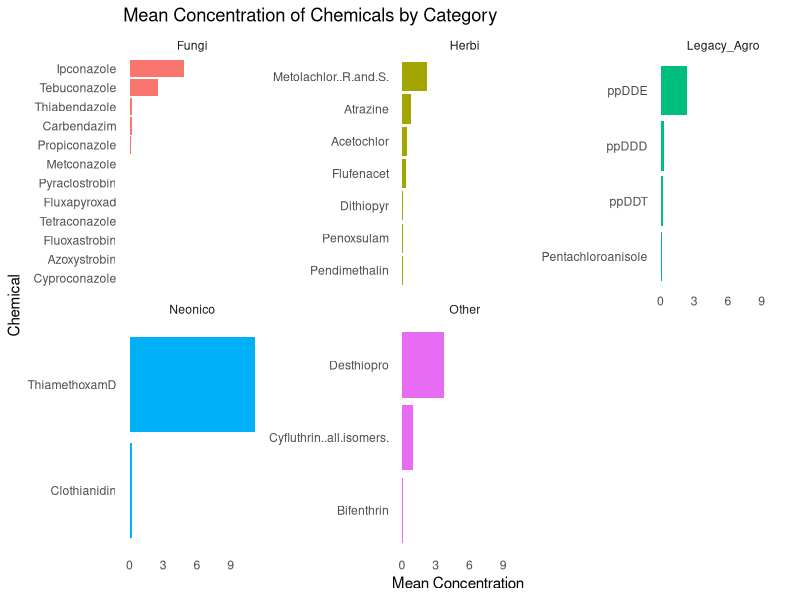
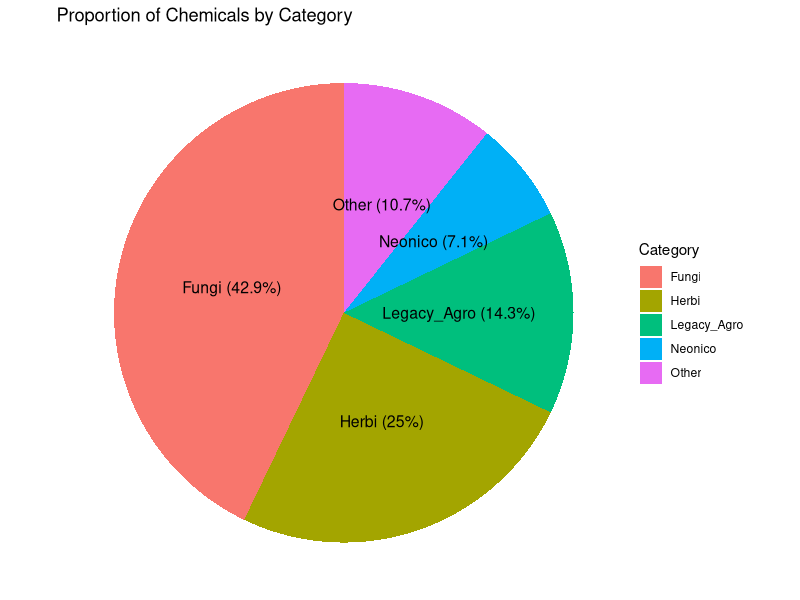
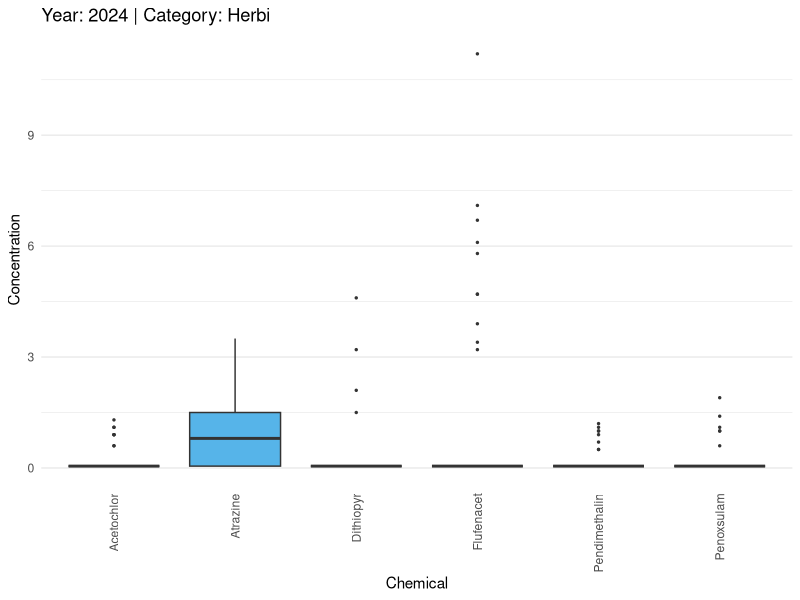
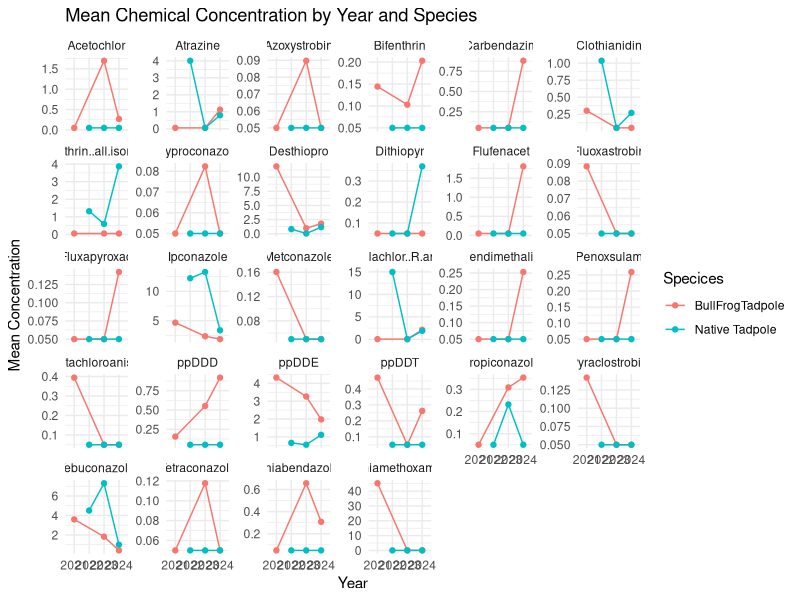
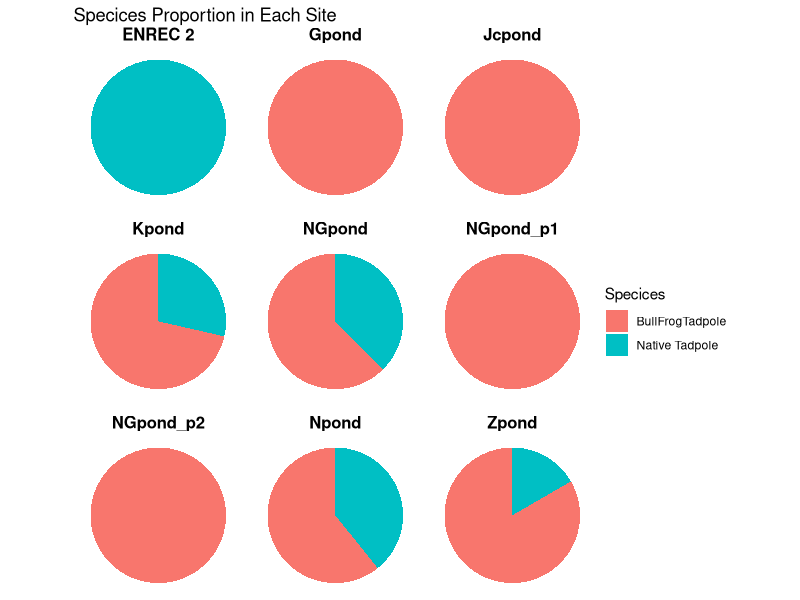
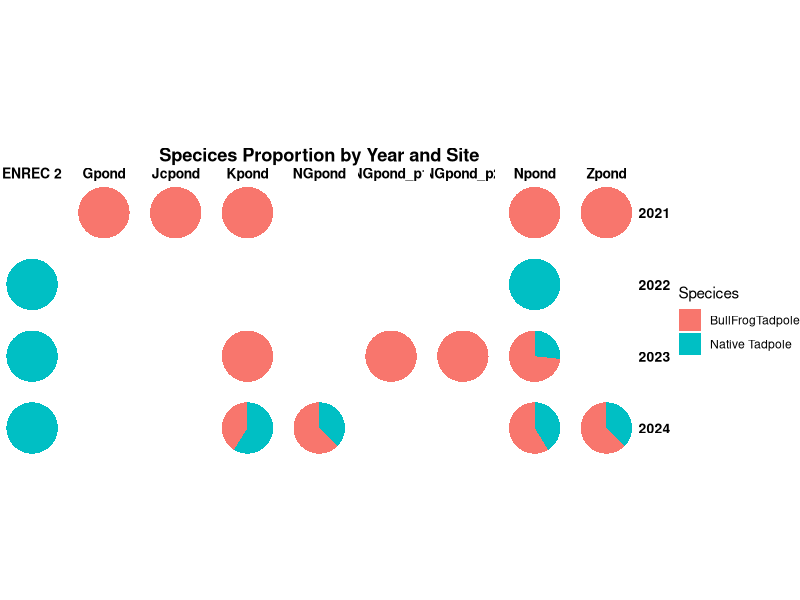
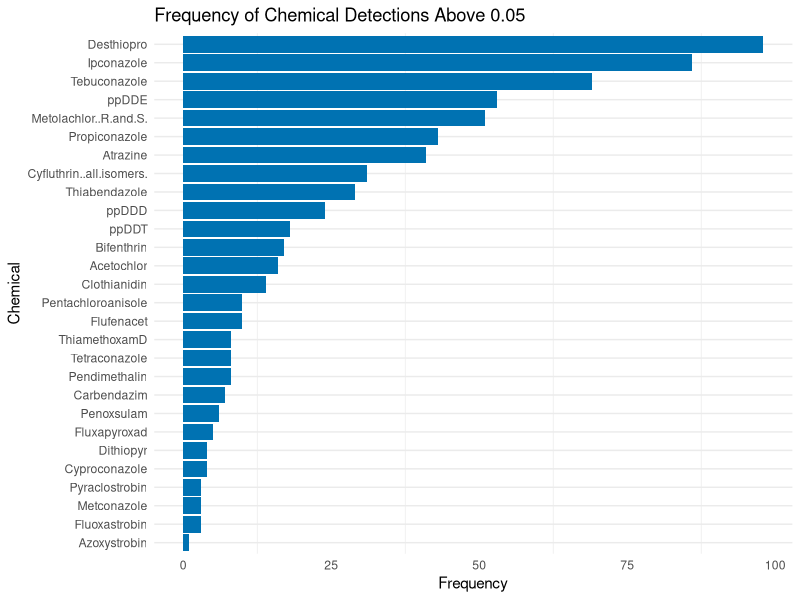

R code for these plots, in order:
## ---- chunk 1
knitr::opts_chunk$set(echo = TRUE)
## ---- chunk 2
tadpole_fin <- read.csv("Tadpole_2021_2024_WetWeight_clean.csv")
tadpole_fin$ThiamethoxamD <- as.numeric(tadpole_fin$ThiamethoxamD)
tadpole_fin$ThiamethoxamD[is.na(tadpole_fin$ThiamethoxamD)] <- 1897.6


# Changing all concentration values of 0.1 to 0.05
vars_to_change <- c("Clothianidin", "ThiamethoxamD","Azoxystrobin", "Carbendazim", "Cyproconazole", "Fluoxastrobin", 
                    "Fluxapyroxad", "Ipconazole", "Metconazole", "Propiconazole", "Pyraclostrobin", "Tebuconazole",
                    "Tetraconazole", "Thiabendazole","Acetochlor", "Atrazine", "Dithiopyr", "Flufenacet", 
                    "Metolachlor..R.and.S.", "Pendimethalin", "Penoxsulam","Cyfluthrin..all.isomers.", "Bifenthrin",
                    "Desthiopro","ppDDD", "ppDDE", "ppDDT", "Pentachloroanisole" )

# Replace 0.1 with 0.05 in the specified columns
tadpole_fin[vars_to_change] <- lapply(tadpole_fin[vars_to_change], function(x) ifelse(x == 0.1, 0.05, x))

#summary(tadpole_fin)


## ---- chunk 3
chemicals <- tadpole_fin[,c(9:36)]
# Summary statistics for numeric variables
summary_table <- data.frame(
  Chemical = names(chemicals),
  Mean = sapply(chemicals, mean, na.rm = TRUE),
  Median = sapply(chemicals, median, na.rm = TRUE),
  Min = sapply(chemicals, min, na.rm = TRUE),
  Max = sapply(chemicals, max, na.rm = TRUE),
  SD = sapply(chemicals, sd, na.rm = TRUE)
)


library(dplyr)
summary_table <- summary_table %>%
  mutate(Category = case_when(
    Chemical %in% c("Clothianidin", "ThiamethoxamD") ~ "Neonico",
    Chemical %in% c("Azoxystrobin", "Carbendazim", "Cyproconazole", "Fluoxastrobin", 
                    "Fluxapyroxad", "Ipconazole", "Metconazole", "Propiconazole", 
                    "Pyraclostrobin", "Tebuconazole", "Tetraconazole", "Thiabendazole") ~ "Fungi",
    Chemical %in% c("Acetochlor", "Atrazine", "Dithiopyr", "Flufenacet", 
                    "Metolachlor..R.and.S.", "Pendimethalin", "Penoxsulam") ~ "Herbi",
    Chemical %in% c("Cyfluthrin..all.isomers.", "Bifenthrin", "Desthiopro") ~ "Other",
    Chemical %in% c("ppDDD", "ppDDE", "ppDDT", "Pentachloroanisole") ~ "Legacy_Agro",
    TRUE ~ NA_character_  # Optional: Assign NA to unmatched values
  ))
sort(summary_table$Mean)
###########################################################################################################
library(ggplot2)
library(dplyr)


# Find global x-axis range
x_max <- max(summary_table$Mean, na.rm = TRUE)

# Plot
# Plot with grid lines removed
ggplot(summary_table, aes(x = Mean, y = reorder(Chemical, Mean), fill = Category)) +
  geom_col() +
  facet_wrap(~ Category, scales = "free_y") +
  scale_x_continuous(limits = c(0, x_max)) +
  labs(x = "Mean Concentration", y = "Chemical", title = "Mean Concentration of Chemicals by Category") +
  theme_minimal() +
  theme(
    legend.position = "none",
    panel.grid = element_blank(),         
    panel.grid.major = element_blank(),   
    panel.grid.minor = element_blank()
  )

#############################################################################################################
# Proportion of chemicals in each Category - Pie Chart
library(ggplot2)

chem_summary <- summary_table %>%
  count(Category) %>%
  mutate(Proportion = n / sum(n),
         Label = paste0(Category, " (", round(Proportion * 100, 1), "%)"))

# Create the pie chart
ggplot(chem_summary, aes(x = "", y = Proportion, fill = Category)) +
  geom_col(width = 1) +
  coord_polar(theta = "y") +
  labs(title = "Proportion of Chemicals by Category") +
  theme_void() +
  geom_text(aes(label = Label), 
            position = position_stack(vjust = 0.5), size = 4)


# Convert from wide to long format
# long_df <- wide_df %>%
#   pivot_longer(
#     cols = starts_with("Time"),     # columns to pivot
#     names_to = "Time_Point",        # new column name for former column names
#     values_to = "Value"             # new column name for values
#   )
# 
# print(long_df)

## ---- chunk 4
library(tidyr)
library(dplyr)

## Coverting data from wide to long format
conc_data <- tadpole_fin %>% 
  pivot_longer(
    cols = `Acetochlor`:`ThiamethoxamD`, 
    names_to = "Chemical",
    values_to = "Concentration"
)

conc_data[, c("Chemical")] <- lapply(conc_data[, c("Chemical")], as.factor)
conc_data <- conc_data[order(conc_data$Chemical),]
#conc_data$Chemical <- gsub("\\..*", "", conc_data$Chemical)
############################################################################################################
# Create a new variable with assigned categories
conc_data <- conc_data %>%
  mutate(Category = case_when(
    Chemical %in% c("Clothianidin", "Thiamethoxam") ~ "Neonico",
    Chemical %in% c("Azoxystrobin", "Carbendazim", "Cyproconazole", "Fluoxastrobin", 
                    "Fluxapyroxad", "Ipconazole", "Metconazole", "Propiconazole", 
                    "Pyraclostrobin", "Tebuconazole", "Tetraconazole", "Thiabendazole") ~ "Fungi",
    Chemical %in% c("Acetochlor", "Atrazine", "Dithiopyr", "Flufenacet", 
                    "Metolachlor", "Pendimethalin", "Penoxsulam") ~ "Herbi",
    Chemical %in% c("Cyfluthrin", "Bifenthrin", "Desthiopro") ~ "Other",
    Chemical %in% c("ppDDD", "ppDDE", "ppDDT", "Pentachloroanisole") ~ "Legacy_Agro",
    TRUE ~ NA_character_  # Optional: Assign NA to unmatched values
  ))

conc_data[, c("Category", "Site")] <- lapply(conc_data[, c("Category","Site")], as.factor)
levels(conc_data$Site)
############################################################################################################
library(lubridate)
# Convert Date to Date format and extract year
conc_data$Collection_date <- year(mdy(conc_data$Collection_date))
conc_data$Collection_date <- as.factor(conc_data$Collection_date)



## ---- chunk 5
library(dplyr)
library(ggplot2)
library(purrr)

# Filter chemicals by mean > 0.05 per year-category-chemical
chem_threshold <- conc_data %>%
  group_by(Collection_date, Category, Chemical) %>%
  summarise(mean_conc = mean(Concentration, na.rm = TRUE), .groups = "drop") %>%
  filter(mean_conc > 0.05)

# Join back to the original data to keep only those chemicals
summary_table_2 <- conc_data %>%
  inner_join(chem_threshold, by = c("Collection_date", "Category", "Chemical"))

# Step 3: Create boxplots per year-category
plots <- summary_table_2 %>%
  split(list(.$Collection_date, .$Category)) %>%
  map(~ ggplot(.x, aes(x = Chemical, y = Concentration)) +
         geom_boxplot(fill = "#56B4E9", outlier.size = 0.5) +
         labs(title = paste("Year:", unique(.x$Collection_date), "| Category:", unique(.x$Category)),
              x = "Chemical", y = "Concentration") +
         theme_minimal() +
         theme(axis.text.x = element_text(angle = 90, vjust = 0.5, hjust = 1),
               panel.grid.major.x = element_blank())
  )

# View first plot
# Change number to get various plots
print(plots[[8]])


## ---- chunk 6
# Convert to Date class (assumes mm/dd/yyyy format)
tadpole_fin$Collection_date <- as.Date(tadpole_fin$Collection_date, format = "%m/%d/%Y")
# Extract the year only
tadpole_fin$Collection_date <- format(tadpole_fin$Collection_date, "%Y")
# Now you can order by year
tadpole_fin <- tadpole_fin[order(tadpole_fin$Collection_date), ]

library(dplyr)


# Compute means grouped by species and year
tadpole_fin_means <- tadpole_fin %>%
  group_by(Specices, Collection_date) %>%
  summarise(across(where(is.numeric), mean, na.rm = TRUE), .groups = "drop")

# Removing some variables in the data frame
tadpole_fin_means <- tadpole_fin_means[, -c(3, 4, 5,6)]
## ---- chunk 7
# Mean plot showing the concentration for each chemical over time
library(ggplot2)
library(dplyr)
library(tidyr)

# Assuming your data frame is called 'df'
# First reshape the data to long format
tadpole_fin_means_long <- tadpole_fin_means %>%
  pivot_longer(
    cols = -c(Specices, Collection_date),
    names_to = "Chemical",
    values_to = "Concentration"
  )

# Calculate means (optional if you want pre-aggregated values)
tadpole_fin_means_summary <- tadpole_fin_means_long %>%
  group_by(Specices, Collection_date, Chemical) %>%
  summarise(Mean_Concentration = mean(Concentration, na.rm = TRUE), .groups = "drop")

# Plot
ggplot(tadpole_fin_means_summary, aes(x = as.factor(Collection_date), y = Mean_Concentration, color = Specices, group = Specices)) +
  geom_line() +
  geom_point() +
  facet_wrap(~ Chemical, scales = "free_y") +
  labs(
    x = "Year",
    y = "Mean Concentration",
    title = "Mean Chemical Concentration by Year and Species"
  ) +
  theme_minimal()


## ---- chunk 8
tadpole_fin[] <- lapply(tadpole_fin, function(x) if (is.character(x)) as.factor(x) else x)

library(dplyr)
library(ggplot2)


tadpole_fin_prop <- tadpole_fin %>%
  group_by(Site, Specices) %>%
  summarise(Count = n(), .groups = "drop") %>%
  group_by(Site) %>%
  mutate(Proportion = Count / sum(Count))


ggplot(tadpole_fin_prop, aes(x = "", y = Proportion, fill = Specices)) +
  geom_bar(stat = "identity", width = 1) +
  coord_polar("y") +
  facet_wrap(~ Site) +
  labs(title = "Specices Proportion in Each Site", fill = "Specices") +
  theme_void() +
  theme(strip.text = element_text(size = 12, face = "bold"))



## ---- chunk 9
library(dplyr)
library(ggplot2)

# Step 1: Summarize proportions by Year, Site, and Species
species_by_year_site <- tadpole_fin %>%
  group_by(Collection_date, Site, Specices) %>%
  summarise(Count = n(), .groups = "drop") %>%
  group_by(Collection_date, Site) %>%
  mutate(Proportion = Count / sum(Count))

# Step 2: Create pie charts with facets
ggplot(species_by_year_site, aes(x = "", y = Proportion, fill = Specices)) +
  geom_bar(stat = "identity", width = 1) +
  coord_polar("y") +
  facet_grid(Collection_date ~ Site) +  
  labs(title = "Specices Proportion by Year and Site", fill = "Specices") +
  theme_void() +
  theme(
    strip.text = element_text(size = 10, face = "bold"),
    plot.title = element_text(hjust = 0.5, face = "bold")
  )

## ---- chunk 10
library(dplyr)
tadpole_final <- tadpole_fin %>%
  mutate(
    Neonico = rowSums(tadpole_fin[, c("Clothianidin", "ThiamethoxamD")]),
    Fungi = rowSums(tadpole_fin[, c("Azoxystrobin", "Carbendazim", "Cyproconazole", "Fluoxastrobin", 
                    "Fluxapyroxad", "Ipconazole", "Metconazole", "Propiconazole", 
                    "Pyraclostrobin", "Tebuconazole", "Tetraconazole", "Thiabendazole")]),
    Herbi = rowSums(tadpole_fin[, c("Acetochlor", "Atrazine", "Dithiopyr", "Flufenacet", 
                    "Metolachlor..R.and.S.", "Pendimethalin", "Penoxsulam")]),
    Other = rowSums(tadpole_fin[, c("Cyfluthrin..all.isomers.", "Bifenthrin", "Desthiopro")]),
    Legacy_Agro = rowSums(tadpole_fin[, c("ppDDD", "ppDDE", "ppDDT", "Pentachloroanisole")])
  )


## Removing variables 
tadpole_final <- tadpole_final[, -c(9:36)]
## ---- chunk 11
tadpole_final_freq <- tadpole_final %>%
  count(Specices, Collection_date) %>%
  group_by(Specices, Collection_date) %>%
  mutate(Relative_Freq = n / sum(n))


library(dplyr)

# Define which levels belong to each category
undeveloped_countries <- c("P25","pre-25","p27","P27","26","27-30","28","30")
developing_countries <- c("p31","33","34","35","36","37","38","39")
developed_countries <- c("41")

# Create new category variable
tadpole_final <- tadpole_final %>%
  mutate(Dev_stage = case_when(
    Dev_stage %in% undeveloped_countries ~ "Undeveloped",
    Dev_stage %in% developing_countries ~ "Developing",
    Dev_stage %in% developed_countries ~ "Developed",
    TRUE ~ NA_character_  # or "Other"
  ))

tadpole_final$Dev_stage <- as.factor(tadpole_final$Dev_stage)
tadpole_final <- tadpole_final %>% 
  rename(
    Mass = Mass..g...dry.weight.,
    Moisture = X..Moisture,
    Lipid = X..Lipid
  )

library(dplyr)
tadpole_final <- tadpole_final %>%
  mutate(ID = c(1:175))
tadpole_final <- tadpole_final %>% select(ID, Collection_date,Site,Specices, everything())


# Proportion of missing values in each column
missing_proportion <- sapply(tadpole_final, function(x) mean(is.na(x)))


# Store it in a data frame
missing_table <- data.frame(
  Variable = names(missing_proportion),
  Missing_Proportion = missing_proportion
)
# View the table
print(missing_table)

## ---- chunk 12
library(dplyr)
library(ggplot2)



# Filter for concentrations above the detection limit
above_detection <- conc_data %>%
  filter(Concentration > 0.05)

#  Count frequency of each chemical
chemical_counts <- above_detection %>%
  group_by(Chemical) %>%
  summarise(Frequency = n()) %>%
  arrange(desc(Frequency))

# Step 3: Plot the frequencies
ggplot(chemical_counts, aes(x = reorder(Chemical, Frequency), y = Frequency)) +
  geom_bar(stat = "identity", fill = "#0072B2") +
  coord_flip() +
  labs(title = "Frequency of Chemical Detections Above 0.05",
       x = "Chemical",
       y = "Frequency") +
  theme_minimal() +
  theme(panel.grid.major.x = element_blank())
